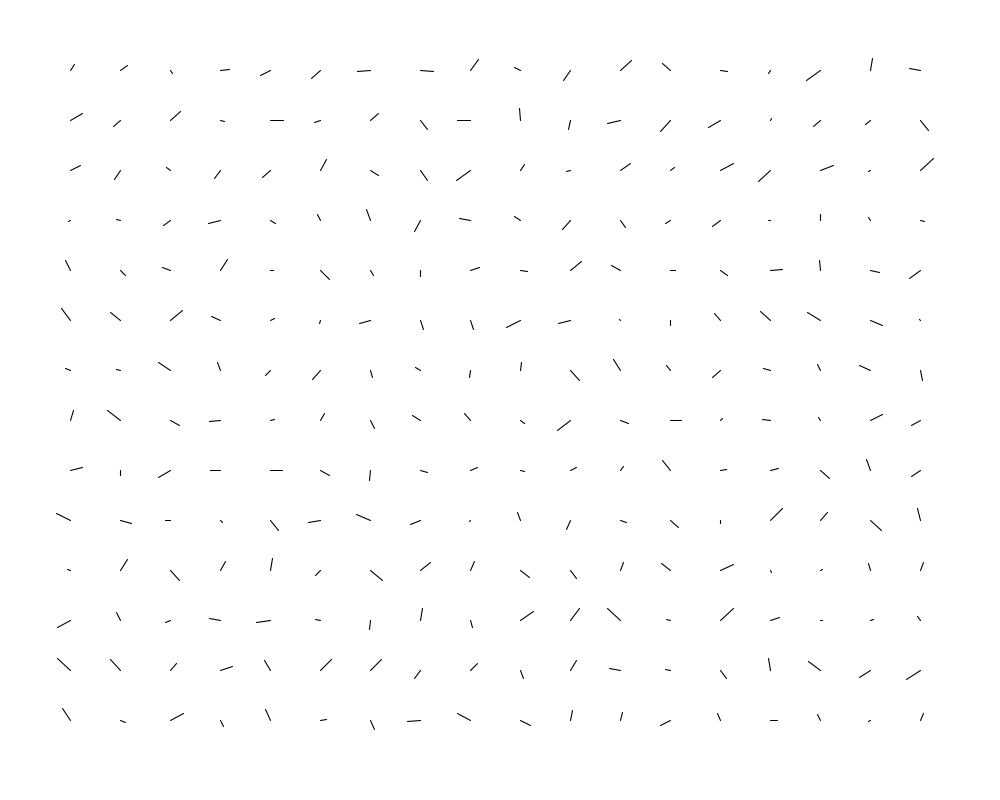
Frame 1 (no input)
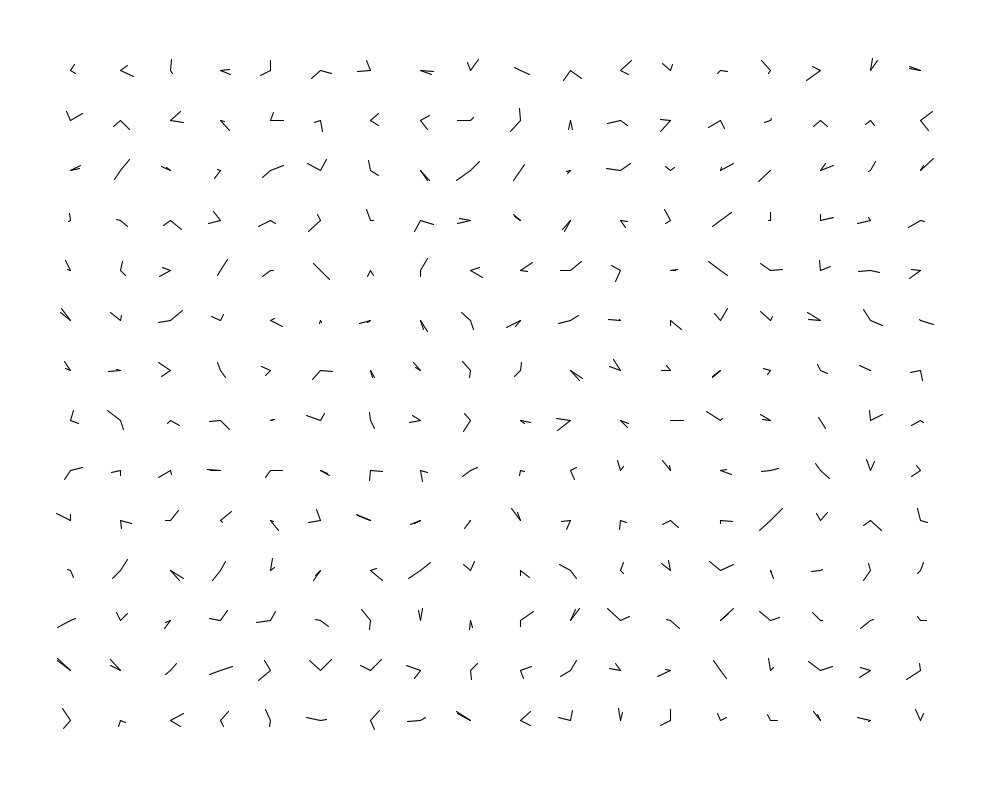
Frame 2 (the mouse pressed at the canvas centre, redrawn once)

The Processing sketch that drew these frames (run headless with seeded random() and noise(); the mouse was pressed at the canvas centre and the sketch redrawn once):

// Processing sketch: Grid_Basic
// ── Grid_Basic.pde
// Setup sketch.

void setup()
{
  // Size of canvas.
  size(1000,800);
  // Background colour.
  background(255);
  // Freeze the frame.
  noLoop();
}

// Artwork function.

void draw()
{
  for(float x = 70; x < width-30; x +=50)
  {
    for(float y = 70; y < height-30; y +=50)
    {
      stroke(0);
      strokeWeight(1.1);
      
      // Grid disruption.
      float a = x + random(-30,30) * noise(0.3);
      float b = y + random(-30,30) * noise(0.8);
      
      line(x, y, a, b);
    }
  }
}
